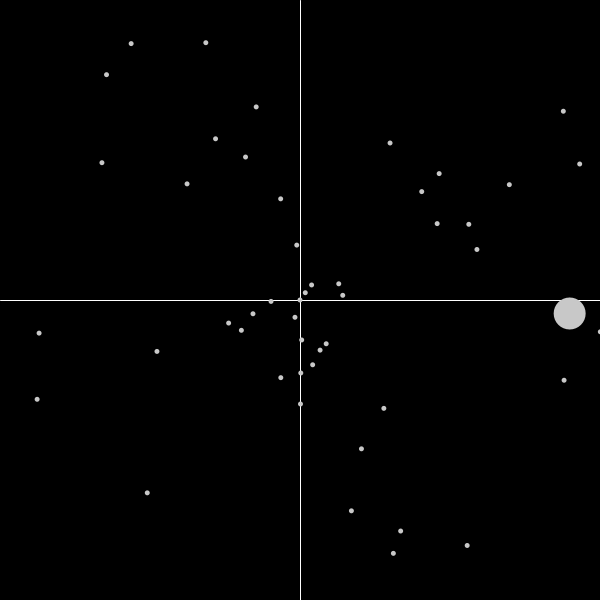
Frame 1 (no input)
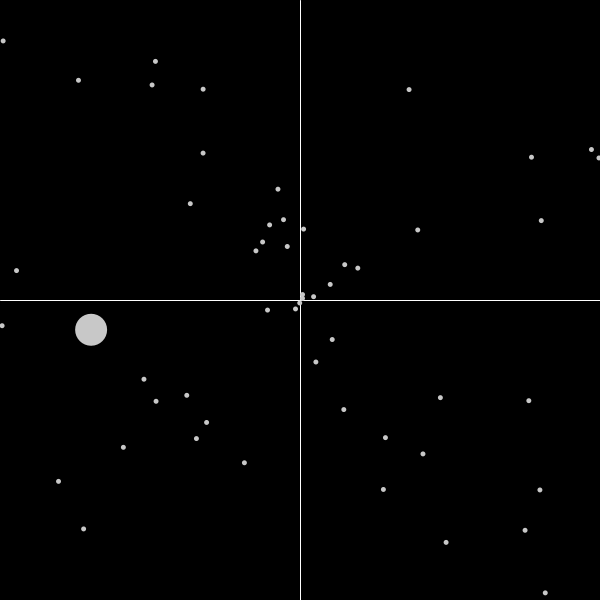
Frame 60 (the mouse pressed at the canvas centre just before this capture)
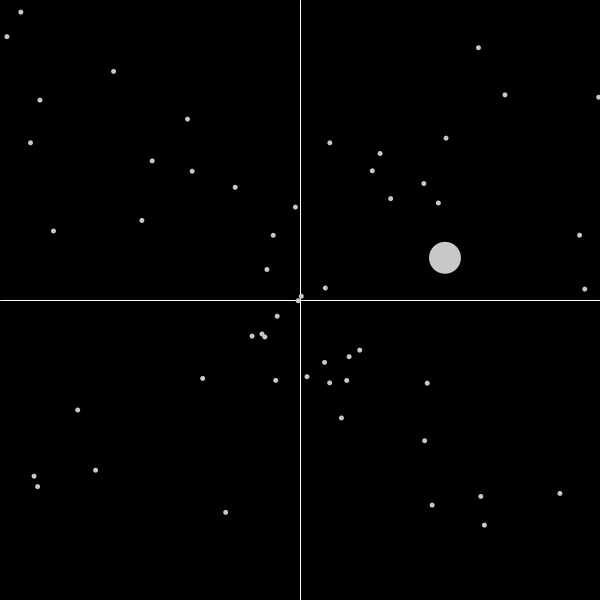
Frame 120 (the mouse held since frame 60 and released just before this capture)

The Processing sketch that drew these frames (run headless with seeded random() and noise(); from frame 60 on, the mouse is pressed at the canvas centre):

// Processing sketch: Starfield
// ── Starfield.pde
 OddballParticle p;
Particle[] particles;
void setup() {
  size(600,600);
  
  particles = new Particle[101];
  particles[0] = new OddballParticle();
  
  for(int i = 1; i < particles.length; i++){
   particles[i] = new NormalParticle((int)((Math.random()*1200)-600),(int)((Math.random()*1200)-600)); 
  }
}

void draw() {
  
  ellipseMode(CENTER);
  background(0);
  
  translate(width/2, height/2);
  
  drawGrid(); // draw everything on top of this
  
  for(int i = 0; i < particles.length; i++){
  particles[i].move();
  particles[i].show();
  }
  
  
  

}

void drawGrid(){
    stroke(255);
    line(0,300,0,-300);
    line(300,0,-300,0);
}//DrawGrid

interface Particle{
 void move();
 void show();
} //Particle

class NormalParticle implements Particle{
  float r; //distance from referance
  float theta, theta_vel, theta_acc; //Angle and Angular Momentum
  float x,y; //Location
  
  public NormalParticle(int a,int b){
    x = a;
    y = b;
    
    r = (int)((Math.random()*2*300));
    theta = (float)(Math.random()*(-1*2*Math.PI));
    theta_vel = 0.05;
    theta_acc = 0;
  }
  
  void move(){
    theta_vel += theta_acc;
    theta += theta_vel;
    if((y>0 && x<0)||(y<0 && x>0)) r+=3;
    else r-=3;
    x = r * cos(theta);
    y = r * sin(theta);
     
  }
  void show(){
    noStroke();
    fill(200);
    ellipse(x, y, 5, 5);
  }
  
}


class OddballParticle implements Particle{
  float r; //distance from referance
  float theta, theta_vel, theta_acc; //Angle and Angular Momentum
  float x,y; //Location
  boolean in; //Direction of spiral

  public OddballParticle(){
    r = height * 0.45;
    theta = 0;
    theta_vel = 0.05;
    theta_acc = 0;
    in = true;
  }//Constructor
  
  public void move(){
    theta_vel += theta_acc;
    theta += theta_vel;
    
    x = r * cos(theta);
    y = r * sin(theta);
    
    if(in) r--;
    else r++;
    
    if(abs(r) >= 300) in = !in;
  }
  
  
  public void show(){
    noStroke();
    fill(200);
    ellipse(x, y, 32, 32);
  }
}//Oddball
